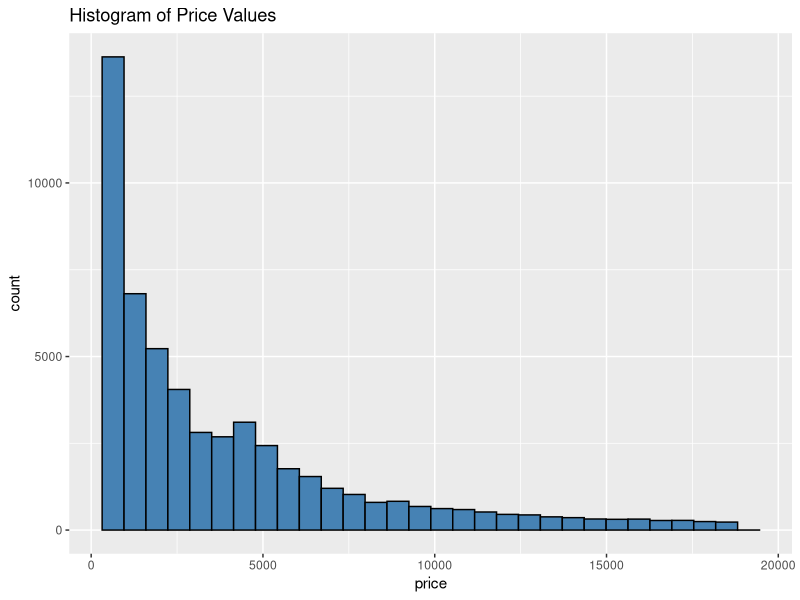
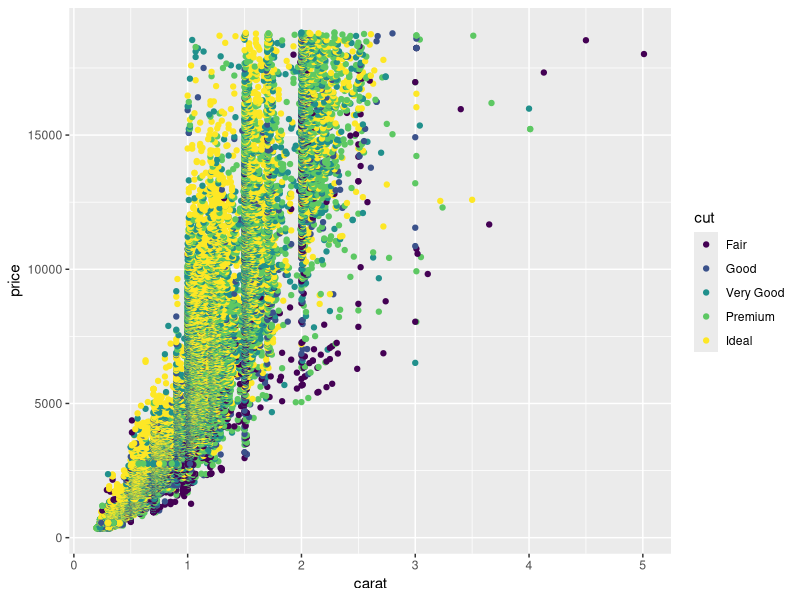
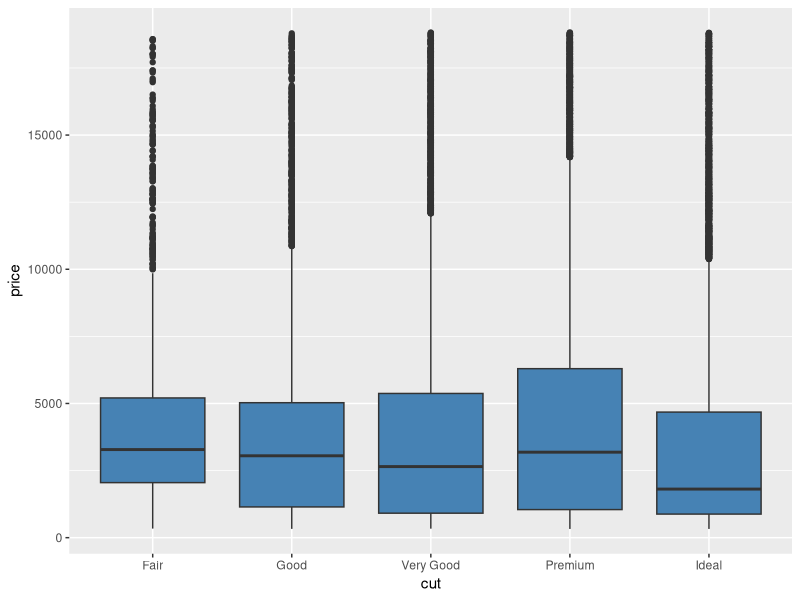
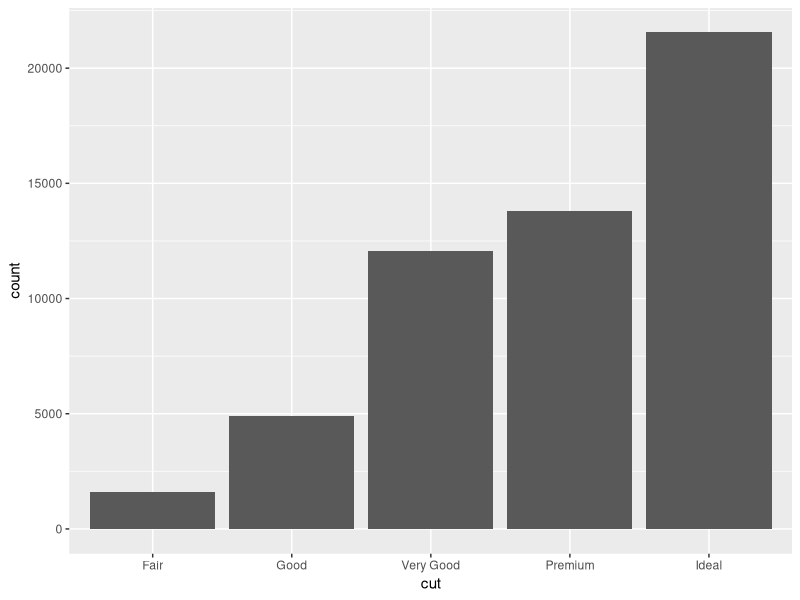
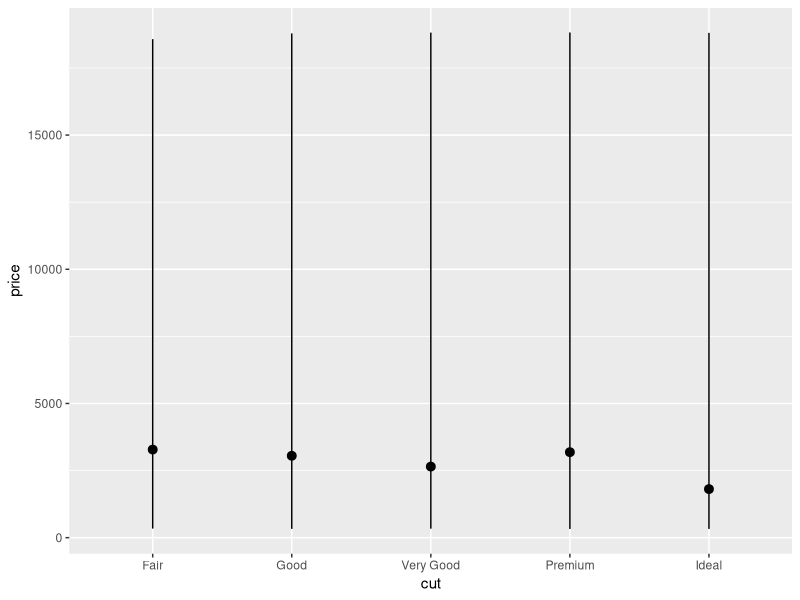
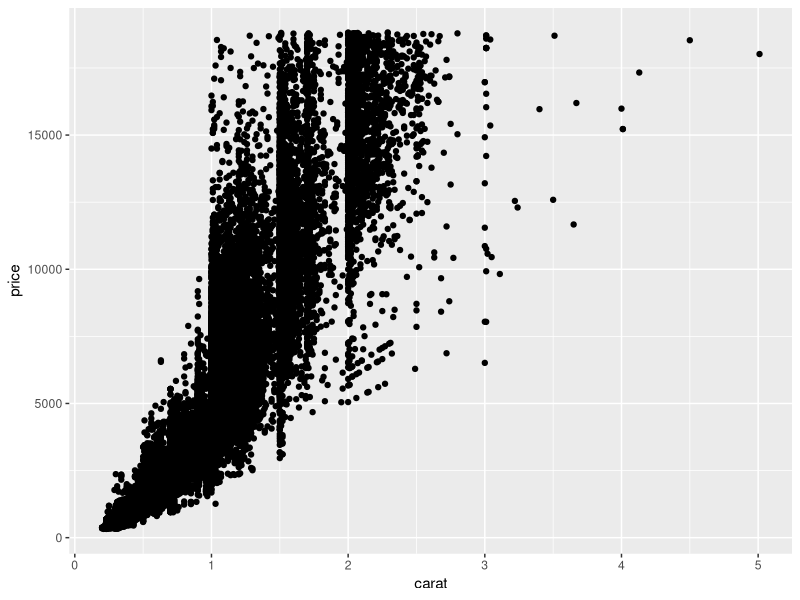
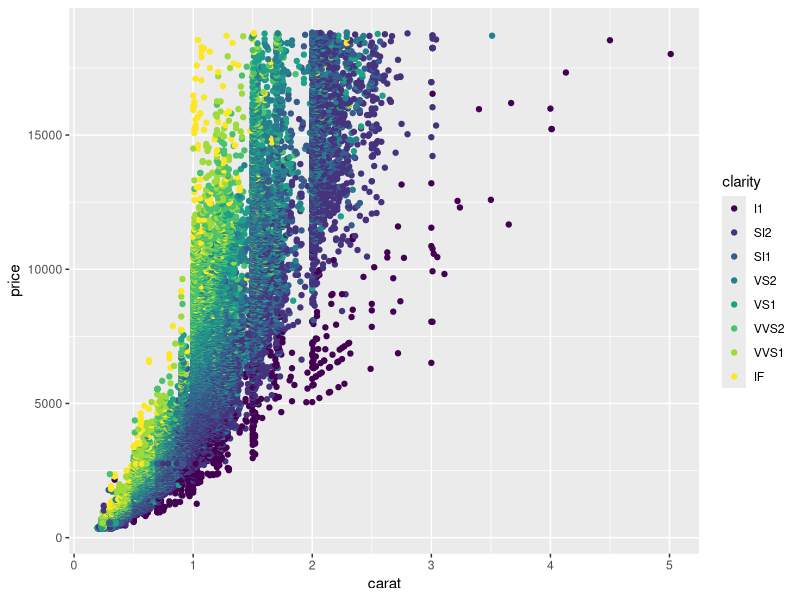
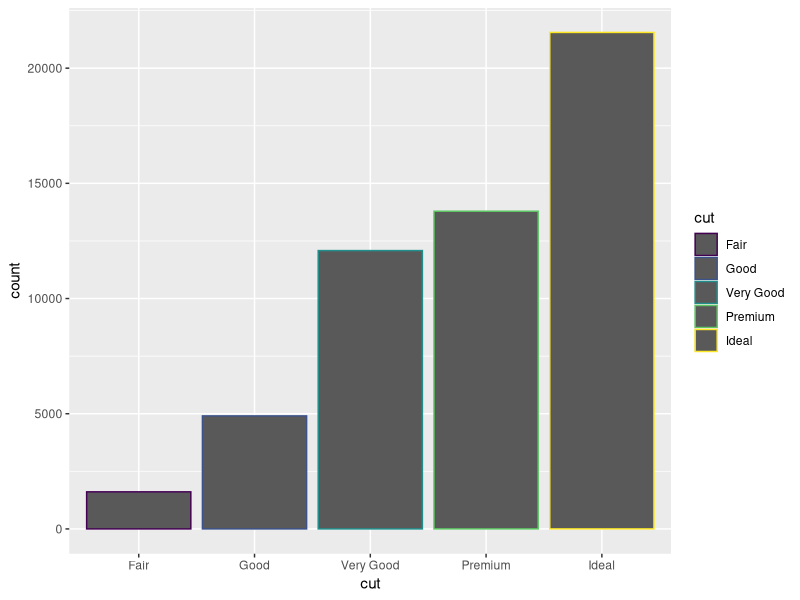

Write R code to recreate these figures, in order.
#install ggplot2 if not already installed
install.packages('ggplot2')
#load ggplot2
library(ggplot2)
data(diamonds)
head(diamonds)
summary(diamonds)
dim(diamonds)
names(diamonds)
ggplot(data=diamonds, aes(x=price)) +
  geom_histogram(fill="steelblue", color="black") +
  ggtitle("Histogram of Price Values")
ggplot(data=diamonds, aes(x=carat, y=price, color=cut)) + 
  geom_point()
ggplot(data=diamonds, aes(x=cut, y=price)) + 
  geom_boxplot(fill="steelblue")
str(diamonds)
View(diamonds)
ggplot(data = diamonds) + 
  geom_bar(mapping = aes(x = cut))
ggplot(data = diamonds) + 
  stat_summary(
    mapping = aes(x = cut, y = price),
    fun.ymin = min,
    fun.ymax = max,
    fun.y = median
  )
diamond.plot <- ggplot(data=diamonds, aes(x=carat, y=price))
diamond.plot + geom_point()

diamond.plot <- ggplot(data=diamonds, aes(x=carat, y=price, colour = clarity))
diamond.plot + geom_point()
ggplot(data = diamonds) + 
  geom_bar(mapping = aes(x = cut, colour = cut))
ggplot(data = diamonds) + 
  geom_bar(mapping = aes(x = cut, fill = cut))
#ggplot(data = diamonds) + 
  #geom_bar(mapping = aes(x = cut, fill = clarity))

#ggplot(data = diamonds, mapping = aes(x = cut, fill = clarity)) + 
 # geom_bar(alpha = 1/5, position = "identity")

#ggplot(data = diamonds, mapping = aes(x = cut, colour = clarity)) + 
 # geom_bar(fill = NA, position = "identity")

ggplot(data = diamonds) + 
  geom_bar(mapping = aes(x = cut, fill = clarity), position = "dodge")

